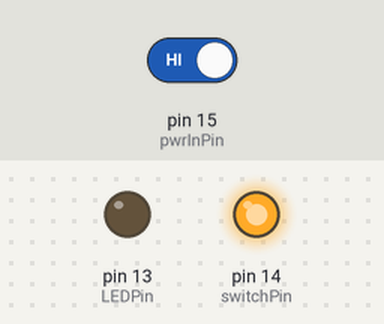
Simulated run of this sketch. Board: Arduino Uno, built with avr-gcc and run on an emulated ATmega328P. Shown: output pins drawn as LEDs (lit = HIGH). The test bench sets the inputs (shaded band); at power-on: pin 15 (pwrInPin) HIGH.

Above: at 2.2 s.
2.3 s: pin 15 (pwrInPin) driven LOW
At 11.4 s:
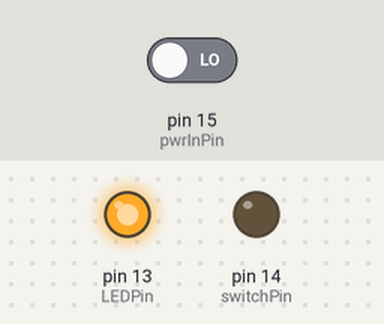
13.0 s: pin 15 (pwrInPin) driven HIGH
At 14.0 s:
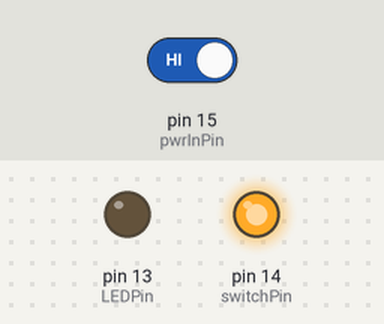
Timing chart, 0 to 16.0 s (numbered marks = the images above; inputs shaded):
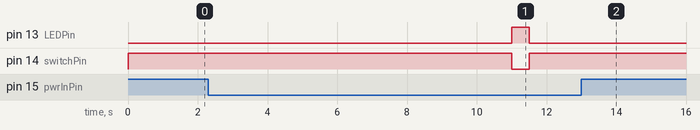

Measured:
- after the input at 2.3 s, pin 13 (LEDPin): LOW → HIGH after 8.7 s, → LOW 0.50 s later; pin 14 (switchPin): HIGH → LOW after 8.7 s, → HIGH 0.50 s later
- after the input at 13.0 s, pin 13 (LEDPin): stays LOW (without the input it goes to HIGH after 8.5 s); pin 14 (switchPin): stays HIGH (without the input it goes to LOW after 8.5 s)

The sketch:

jetson_auto_power.ino
```cpp
/* Code that will turn on the Jetson TX2/1
   whenever power is available
*/

#define switchPin 14 // Active low signal to turn on Jetson
#define pwrInPin 15 // Hooked up to the power LED on the Jetson
#define LEDPin 13 // Onboard LED on teensy

void setup() {
  // put your setup code here, to run once:
  pinMode(switchPin, OUTPUT); // power switch pin
  pinMode(LEDPin, OUTPUT); // LED on teensy/arduino board
  pinMode(pwrInPin, INPUT); // power detection pin

  digitalWrite(switchPin, HIGH); // This pin is active low
  digitalWrite(LEDPin, LOW); // turn the LED off
  delay(1000); // small delay from power on until we turn on the jetson
}

void pressSwitch() {
  digitalWrite(switchPin, LOW);
  digitalWrite(LEDPin, HIGH);
  delay(500);
  digitalWrite(switchPin, HIGH);
  digitalWrite(LEDPin, LOW);
}

void loop() {
  // put your main code here, to run repeatedly:
  if (!digitalRead(pwrInPin)) {
    pressSwitch();
  }
  delay(10000);
}
```
